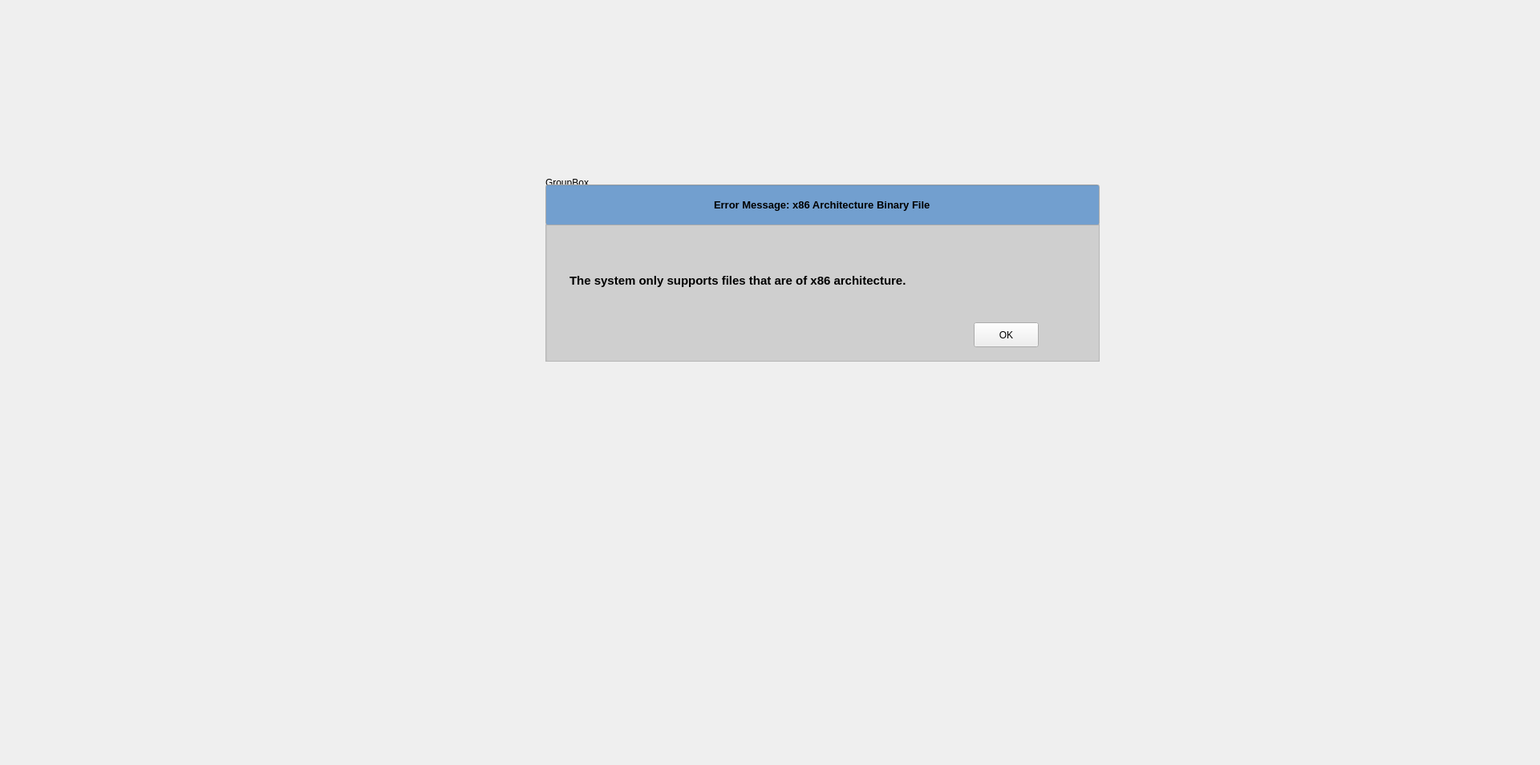
<?xml version="1.0" encoding="UTF-8"?>
<ui version="4.0">
 <class>DockWidget</class>
 <widget class="QDockWidget" name="DockWidget">
  <property name="geometry">
   <rect>
    <x>0</x>
    <y>0</y>
    <width>1920</width>
    <height>954</height>
   </rect>
  </property>
  <property name="palette">
   <palette>
    <active>
     <colorrole role="Base">
      <brush brushstyle="SolidPattern">
       <color alpha="142">
        <red>184</red>
        <green>184</green>
        <blue>184</blue>
       </color>
      </brush>
     </colorrole>
    </active>
    <inactive>
     <colorrole role="Base">
      <brush brushstyle="SolidPattern">
       <color alpha="142">
        <red>184</red>
        <green>184</green>
        <blue>184</blue>
       </color>
      </brush>
     </colorrole>
    </inactive>
    <disabled>
     <colorrole role="Base">
      <brush brushstyle="SolidPattern">
       <color alpha="255">
        <red>255</red>
        <green>255</green>
        <blue>255</blue>
       </color>
      </brush>
     </colorrole>
    </disabled>
   </palette>
  </property>
  <property name="windowTitle">
   <string>DockWidget</string>
  </property>
  <widget class="QWidget" name="dockWidgetContents">
   <widget class="QGroupBox" name="groupBox">
    <property name="geometry">
     <rect>
      <x>680</x>
      <y>220</y>
      <width>691</width>
      <height>231</height>
     </rect>
    </property>
    <property name="title">
     <string>GroupBox</string>
    </property>
    <widget class="QLineEdit" name="PluginView_4">
     <property name="geometry">
      <rect>
       <x>0</x>
       <y>10</y>
       <width>691</width>
       <height>51</height>
      </rect>
     </property>
     <property name="palette">
      <palette>
       <active>
        <colorrole role="Base">
         <brush brushstyle="SolidPattern">
          <color alpha="255">
           <red>114</red>
           <green>159</green>
           <blue>207</blue>
          </color>
         </brush>
        </colorrole>
       </active>
       <inactive>
        <colorrole role="Base">
         <brush brushstyle="SolidPattern">
          <color alpha="255">
           <red>114</red>
           <green>159</green>
           <blue>207</blue>
          </color>
         </brush>
        </colorrole>
       </inactive>
       <disabled>
        <colorrole role="Base">
         <brush brushstyle="SolidPattern">
          <color alpha="255">
           <red>255</red>
           <green>255</green>
           <blue>255</blue>
          </color>
         </brush>
        </colorrole>
       </disabled>
      </palette>
     </property>
     <property name="font">
      <font>
       <pointsize>10</pointsize>
       <weight>75</weight>
       <bold>true</bold>
      </font>
     </property>
     <property name="autoFillBackground">
      <bool>false</bool>
     </property>
     <property name="text">
      <string>Error Message: x86 Architecture Binary File</string>
     </property>
     <property name="alignment">
      <set>Qt::AlignCenter</set>
     </property>
     <property name="readOnly">
      <bool>true</bool>
     </property>
    </widget>
    <widget class="QColumnView" name="PluginView_3">
     <property name="geometry">
      <rect>
       <x>0</x>
       <y>60</y>
       <width>691</width>
       <height>171</height>
      </rect>
     </property>
     <property name="palette">
      <palette>
       <active>
        <colorrole role="Base">
         <brush brushstyle="SolidPattern">
          <color alpha="142">
           <red>184</red>
           <green>184</green>
           <blue>184</blue>
          </color>
         </brush>
        </colorrole>
       </active>
       <inactive>
        <colorrole role="Base">
         <brush brushstyle="SolidPattern">
          <color alpha="142">
           <red>184</red>
           <green>184</green>
           <blue>184</blue>
          </color>
         </brush>
        </colorrole>
       </inactive>
       <disabled>
        <colorrole role="Base">
         <brush brushstyle="SolidPattern">
          <color alpha="255">
           <red>255</red>
           <green>255</green>
           <blue>255</blue>
          </color>
         </brush>
        </colorrole>
       </disabled>
      </palette>
     </property>
    </widget>
    <widget class="QPushButton" name="pushButton">
     <property name="geometry">
      <rect>
       <x>534</x>
       <y>182</y>
       <width>81</width>
       <height>31</height>
      </rect>
     </property>
     <property name="text">
      <string>OK</string>
     </property>
    </widget>
    <widget class="QLabel" name="label">
     <property name="geometry">
      <rect>
       <x>30</x>
       <y>80</y>
       <width>501</width>
       <height>101</height>
      </rect>
     </property>
     <property name="text">
      <string>&lt;html&gt;&lt;head/&gt;&lt;body&gt;&lt;p&gt;&lt;span style=&quot; font-size:11pt; font-weight:600;&quot;&gt;The system only supports files that are of x86 architecture.&lt;/span&gt;&lt;/p&gt;&lt;/body&gt;&lt;/html&gt;</string>
     </property>
     <property name="textFormat">
      <enum>Qt::AutoText</enum>
     </property>
    </widget>
    <zorder>PluginView_3</zorder>
    <zorder>PluginView_4</zorder>
    <zorder>pushButton</zorder>
    <zorder>label</zorder>
   </widget>
  </widget>
 </widget>
 <resources/>
 <connections/>
</ui>
